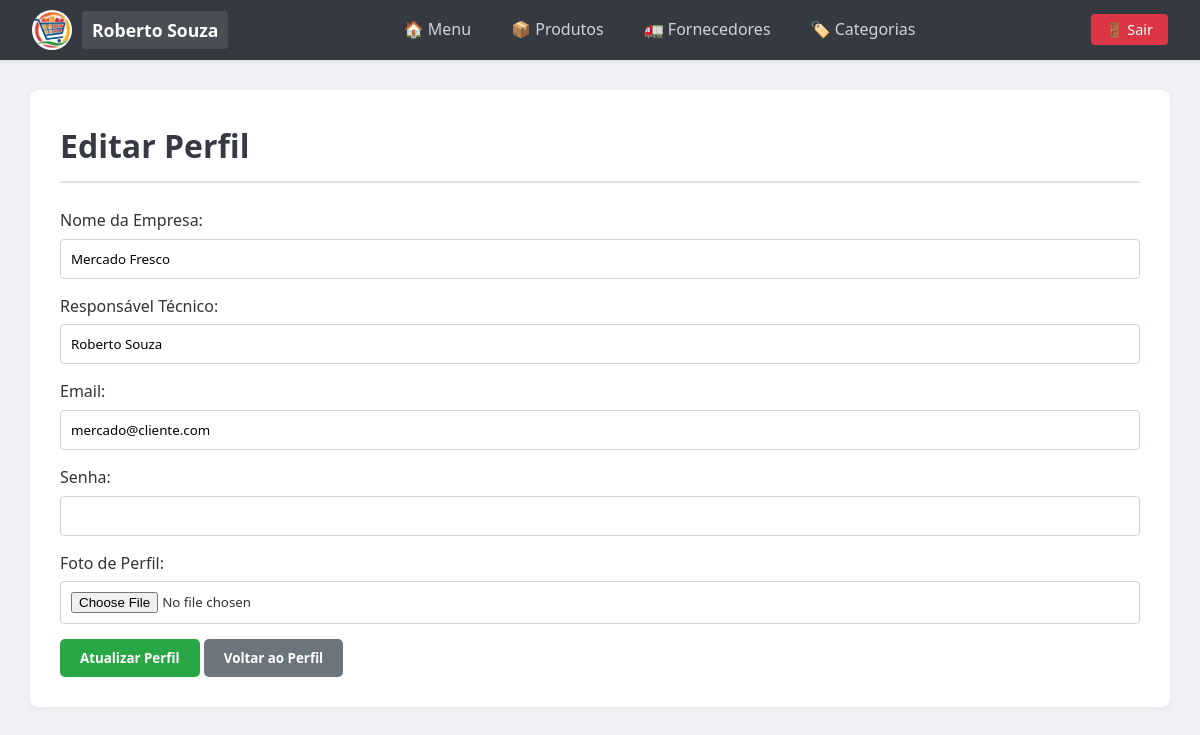
/Controller/ClienteController.php?acao=prepararEdicaoPerfil (signed in), run on the app's committed database.
### tables this page shows
CREATE TABLE usuarios (
    id INT AUTO_INCREMENT PRIMARY KEY,
    nome_empresa VARCHAR(150),
    responsavel_tecnico VARCHAR(100) NOT NULL,
    email VARCHAR(100) NOT NULL UNIQUE,
    senha VARCHAR(255) NOT NULL, 
    foto_perfil VARCHAR(255),
    tipo ENUM('admin', 'cliente') DEFAULT 'cliente',
    criado_em TIMESTAMP DEFAULT CURRENT_TIMESTAMP
);

### Model/DAO/UsuarioDAO.php (called while the page is built, shortened)
<?php
    require_once __DIR__ . '/../Usuario.php';
    require_once __DIR__ . '/../Cliente.php';
    class UsuarioDAO {
        public function buscarPorId($id){
            $conexao = Conexao::Conectar();
            $consultaSql = "SELECT * FROM usuarios WHERE id = :id";
            $declaracao = $conexao->prepare($consultaSql);
            $declaracao->bindValue(':id', $id);
            $declaracao->execute();
            $linha = $declaracao->fetch(PDO::FETCH_ASSOC);
            return $this->montarUsuario($linha);
        }
        private function montarUsuario(array $linha): Usuario {
            if ($linha['tipo'] === 'cliente') {
                $usuario = new Cliente(
                    $linha['responsavel_tecnico'],
                    $linha['email'],
                    $linha['senha'],
                    $linha['nome_empresa'] ?? null,
                    $linha['responsavel_tecnico'] ?? null,
                    $linha['foto_perfil'] ?? null
                );
            }
            $usuario->setId($linha['id']);
            return $usuario;
        }
    }
?>

### Model/Cliente.php (called while the page is built, shortened)
<?php
    require_once __DIR__ . '/Usuario.php';
    class Cliente extends Usuario {
        private $nomeEmpresa;
        private $responsavelTecnico;
        public function __construct($nome, $email, $senha, $nomeEmpresa, $responsavelTecnico = null, $fotoPerfil = null) {
        $this->nomeEmpresa = $nomeEmpresa;
        $this->responsavelTecnico = $responsavelTecnico;
    }
        public function getNomeEmpresa(){
            return $this->nomeEmpresa;
        }
        public function getResponsavelTecnico(){
            return $this->responsavelTecnico;
        }
    }
?>

### Model/Usuario.php (called while the page is built, shortened)
<?php
    abstract class Usuario {
        protected $email;
        protected $fotoPerfil;
        public function __construct($nome, $email, $senha, $fotoPerfil = null){
            $this->email = $email;
            $this->fotoPerfil = $fotoPerfil;
        }
        public function getEmail(){
            return $this->email;
        }
        public function getFotoPerfil(){
            return $this->fotoPerfil;
        }
    }
?>

### View/Cliente/EditarPerfil.php (the view, shortened to what this page needs)
<?php
    require_once __DIR__ . '/../../Model/Usuario.php';
?>
<!DOCTYPE html>
<html lang="pt-br">
<head>
    <link rel="stylesheet" href="../View/Assets/style.css">
</head>
<body>
    <nav>
        <div class="nav-brand">
            <div style="display: flex; align-items: center; gap: 10px;">
                <?php if($_SESSION['foto_perfil']): ?>
                    <img src="../View/Assets/Imagens/Uploads/<?php echo $_SESSION['foto_perfil']; ?>" alt="Foto de Perfil" style="width: 40px; height: 40px; border-radius: 50%; object-fit: cover;">
                <?php else: ?>
                    <div style="width: 40px; height: 40px; border-radius: 50%; background-color: #ddd; display: flex; align-items: center; justify-content: center;">👤</div>
                <?php endif; ?>
                <span class="company-name"><?php echo $_SESSION['nome']; ?></span>
            </div>
        </div>
        <div class="nav-links">
            <a href="ClienteController.php?acao=dashboard">🏠 Menu</a>
            <a href="ProdutoController.php?acao=listarProdutos">📦 Produtos</a>
            <a href="FornecedorController.php?acao=listarFornecedores">🚛 Fornecedores</a>
            <a href="CategoriaController.php?acao=listarCategorias">🏷️ Categorias</a>
        </div>
        <div class="nav-logout">
            <a href="AutenticaController.php?acao=logout" class="btn-logout">🚪 Sair</a>
        </div>
    </nav>
    <div class="container">
        <h1>Editar Perfil</h1>
        <form action="ClienteController.php?acao=atualizarPerfil" method="POST" enctype="multipart/form-data">
            <div class="form-group">
                <label for="nome_empresa">Nome da Empresa:</label>
                <input type="text" id="nome_empresa" name="nome_empresa" value="<?php echo $dadosCliente->getNomeEmpresa(); ?>" required>
            </div>
            <div class="form-group">
                <label for="responsavel_tecnico">Responsável Técnico:</label>
                <input type="text" id="responsavel_tecnico" name="responsavel_tecnico" value="<?php echo $dadosCliente->getResponsavelTecnico(); ?>" required>
            </div>
            <div class="form-group">
                <label for="email">Email:</label>
                <input type="email" id="email" name="email" value="<?php echo $dadosCliente->getEmail(); ?>" required>
            </div>
            <div class="form-group">
                <label for="senha">Senha:</label>
                <input type="password" id="senha" name="senha" required>
            </div>
            <div class="form-group">
                <label for="foto_perfil">Foto de Perfil: </label>
                <input type="file" id="foto_perfil" name="foto_perfil" value="<?php echo $dadosCliente->getFotoPerfil(); ?>">
            </div>
            <button type="submit" class="btn">Atualizar Perfil</button>
            <button type="button" class="btn" style="background-color: #6c757d;" onclick="window.location.href='ClienteController.php?acao=perfil'">Voltar ao Perfil</button>
        </form>
    </div>
</body>
</html>

### View/Assets/style.css (style rules this page uses)
* { margin: 0; padding: 0; box-sizing: border-box; font-family: 'Segoe UI', Tahoma, Geneva, Verdana, sans-serif; }
body { background-color: #f0f2f5; color: #333; line-height: 1.6; min-height: 100vh; }
a { text-decoration: none; }
nav { background-color: #343a40; color: white; padding: 0 2rem; height: 60px; display: flex; justify-content: space-between; align-items: center; box-shadow: 0 2px 4px rgba(0,0,0,0.1); }
.nav-brand .company-name { font-size: 1.1rem; font-weight: bold; background-color: rgba(255, 255, 255, 0.1); padding: 5px 10px; border-radius: 4px; }
.nav-links { display: flex; gap: 20px; }
.nav-links a { color: #ced4da; font-weight: 500; padding: 5px 10px; border-radius: 4px; transition: all 0.3s; }
.btn-logout { background-color: #dc3545; color: white !important; padding: 6px 15px; border-radius: 4px; font-size: 0.9rem; transition: background 0.3s; }
.container { width: 95%; max-width: 100%; margin: 30px auto; background: white; padding: 30px; border-radius: 8px; box-shadow: 0 2px 10px rgba(0,0,0,0.05); }
h1 { margin-bottom: 25px; color: #343a40; border-bottom: 2px solid #dee2e6; padding-bottom: 10px; }
.btn { display: inline-block; background-color: #28a745; color: white !important; padding: 10px 20px; border-radius: 5px; border: none; cursor: pointer; font-weight: 600; transition: opacity 0.2s; }
input, select { width: 100%; padding: 10px; margin: 5px 0 15px 0; border: 1px solid #ced4da; border-radius: 4px; }

### data on the page
usuarios: nome_empresa "Mercado Fresco", responsavel_tecnico "Roberto Souza", email "mercado@cliente.com"

### other printed values
$_SESSION['nome'] "Roberto Souza"
